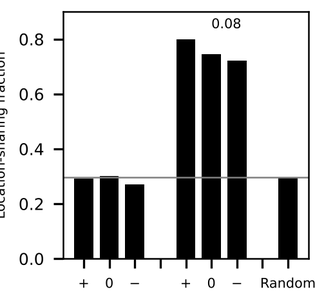
#> input picture PMC3730102/figure-reproduction/output/fig2a_ours.png, 315 x 294 px, shrunk from 489 x 456 before the run
$ python -i render.py   (imports and definitions only)
#> lines starting #> are read from the running program, lines starting #| are printed output that depends on the picture
"""Our figures, and our values drawn on the published ones.

    render.py analysis.json published_values.json PUBLISHED_DIR OUT_DIR

For each figure:
- `<fig>_ours.png`: our values drawn on their own, on the published figure's frame: the same pixel
  size as the published crop (300 dpi), the axes box where the published one is (read from the PDF),
  the same data limits, ticks, bar positions, line extents and point sizes;
- `<fig>_overlay.png`: the published figure in grey with our values on top in magenta (points and
  lines of Figs 2 and S1; bar tops, error-bar ends and least-squares lines of Figs 4 and S2; cell
  counts and margins of Fig. 3).
Our values are placed with the axis calibrations read from the PDFs (read_published.py), so a
magenta mark sits on the published mark when the two agree.
"""

from __future__ import annotations

import json
import sys
from pathlib import Path

import matplotlib

# [1 line not run here, left out]
import matplotlib.pyplot as plt  # noqa: E402
import numpy as np  # noqa: E402
from PIL import Image, ImageDraw, ImageOps  # noqa: E402

from pdfvec import linear_map  # noqa: E402
from read_published import FIG2_PANELS, FIG4_AXES, S1_AXES  # noqa: E402

# [2 lines not run here, left out]
MAGENTA = (220, 0, 160)
# R colours and point characters of Fig. 2 (the supplement's RGB values); matplotlib markers alike.
STYLE = {
    "Neighborhood": ("#0000FF", "s"), "Oti1": ("#00FF00", "^"), "Oti2": ("#008B8B", "+"), "Oti3": ("#FF00FF", "s"),
    "GS1": ("#FF0000", "D"), "GS2": ("#FFA500", "X"), "GS3": ("#9966FF", "v"), "GS-All": ("#000000", "x"),
    "MCL": ("#008000", "o"), "VI-CutL": ("#808000", "*"), "VI-CutS": ("#FF6347", "o"), "Prop": ("#808080", "^"),
    "RW": ("#00FFFF", "s"), "Consensus": ("#8B4513", "D"),
}
FIVE = ["Neighborhood", "GS-All", "VI-CutL", "RW", "Prop"]
FIVE_STYLE = {"Neighborhood": ("#3050b0", "s"), "GS-All": ("#000000", "x"), "VI-CutL": ("#808000", "*"),
              "RW": ("#66d0e0", "p"), "Prop": ("#999999", "D")}
BAR_MAIN = "#bdbe32"  # Fig. 4 bars (publisher's CMYK 0.30 0.14 1 0)
BAR_SUPP = "#bfbf00"  # Supp. Fig. S2 bars (RGB 0.75 0.75 0)
# Placement of the supplement's figure XObjects on their pages: (x, y, scale).
S1_PLACE = (153.901, 277.641, 0.40237)
S2_PLACE = {"a_precision": (79.544, 463.814, 0.40506), "a_recall": (307.818, 463.814, 0.40773),
            "b_precision": (79.544, 293.646, 0.40295), "b_recall": (307.818, 293.646, 0.4019)}
# Axes boxes in PDF points (x0, y0, x1, y1), from the content streams.
BOX = {
    "fig2a": (137.855, 639.19, 137.855 + 192.005, 639.19 + 188.292),
    "fig2b": (135.799, 413.461, 135.799 + 192.004, 413.461 + 188.292),
    "fig3": (141.9, 659.7, 308.4, 826.1),
    "fig3_bar": (319.1, 659.7, 327.4, 826.1),
    "fig4a": (407.922, 685.322, 407.922 + 10 * 168.0 / 9, 685.322 + 1.05 * 137.638),
    "fig4b": (411.272, 515.51, 411.272 + 5 * 149.34 / 4, 515.51 + 1.05 * 137.638),
}
S1_BOX = (95.40, 81.00, 747.00, 720.00)  # in the XObject
S2_BOX = (72.0, 43.2, 518.4, 388.8)  # in each XObject
BIN_A = ["<10", "10-19", "20-29", "30-39", "40-49", "50-59", "60-69", "70-79", "80-89", "90-100"]
BIN_B = ["1-2", "2-3", "3-4", "4-5", "> 5"]


class Placer:
    """PDF points of a page -> pixels of a published crop."""

    # [5 lines left out: function __init__, not called in this run]

    def __call__(self, x, y):
        return ((x - self.x0) * self.s, (self.h - y - self.top) * self.s)


# [18 lines left out: functions placed, canvas, axes_at, not called in this run]


def inv(cal):
    p0, v0, p1, v1 = cal
    return lambda v: p0 + (v - v0) * (p1 - p0) / (v1 - v0)


def limits(cal, lo, hi):
    f = linear_map(*cal)
    return f(lo), f(hi)


def grey(path):
    im = Image.open(path).convert("L")
    im = ImageOps.autocontrast(im)
    im = Image.eval(im, lambda v: 255 - int((255 - v) * 0.45))
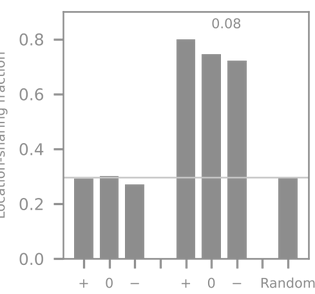
#> im: PIL image 315x294 L; min 141, max 255, mean 229.2
    return im.convert("RGB")


def mark(d, x, y, r=4, w=2):
    d.ellipse([x - r, y - r, x + r, y + r], outline=MAGENTA, width=w)


# ------------------------------------------------------------------ Figs 2 and S1 (curves)
# [231 lines left out: functions ours_curves, overlay_curves, homophily_axes, overlay_homophily, main, not called in this run]


# [2 lines not run here, left out]

>>> result = grey('../../../PMC3730102/figure-reproduction/output/fig2a_ours.png')

$ run again, on PMC4081021/sources/pcbi.1003686.g001.jpg
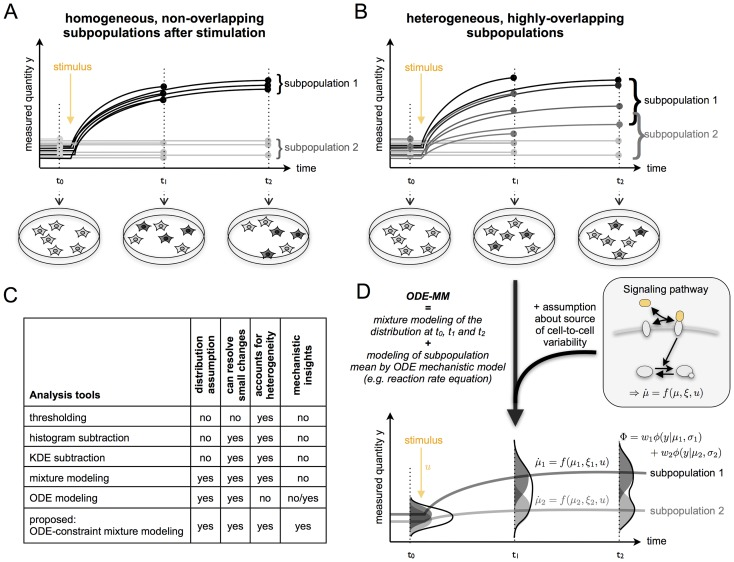
#> input picture PMC4081021/sources/pcbi.1003686.g001.jpg, 734 x 562 px
#> in grey, `im = Image.eval(im, lambda v: 255 - int((255 - v) * 0.45))`:
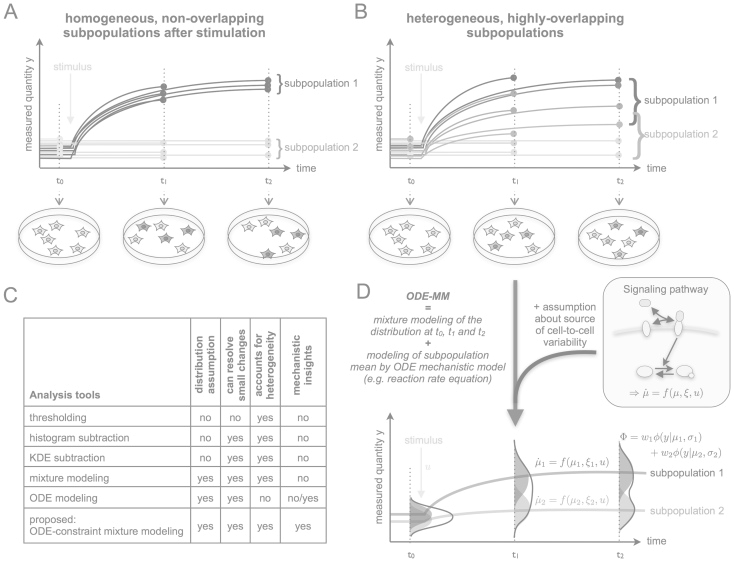
#> im: PIL image 734x562 L; min 141, max 255, mean 246.6

$ run again, on PMC4081021/sources/pcbi.1003686.g002.jpg
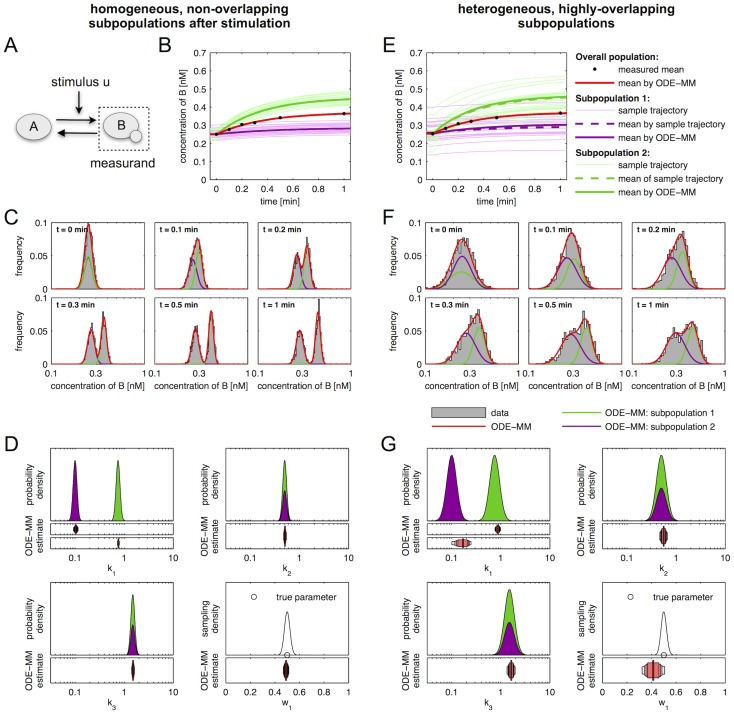
#> input picture PMC4081021/sources/pcbi.1003686.g002.jpg, 734 x 714 px
#> in grey, `im = Image.open(path).convert("L")`:
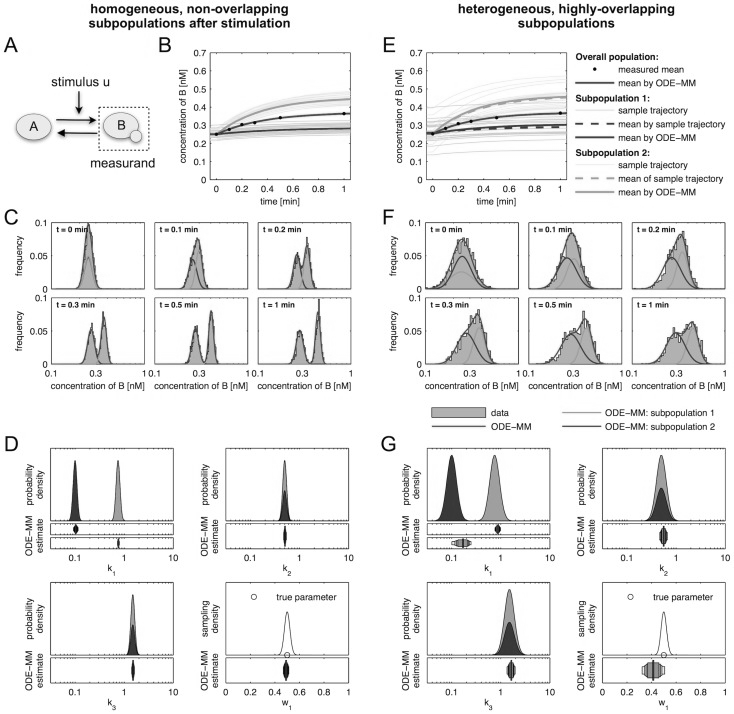
#> im: PIL image 734x714 L; min 0, max 255, mean 238.9
#> in grey, `im = Image.eval(im, lambda v: 255 - int((255 - v) * 0.45))`:
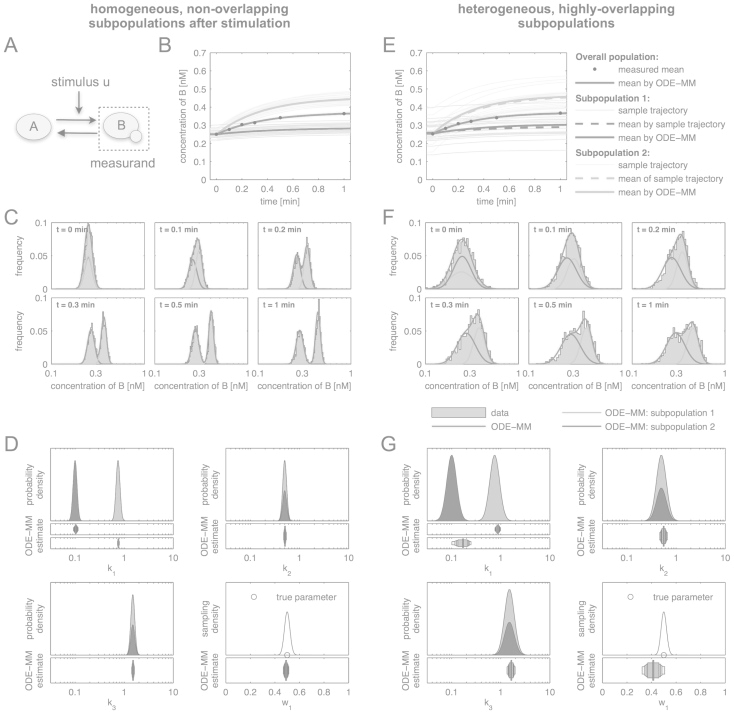
#> im: PIL image 734x714 L; min 141, max 255, mean 247.9
